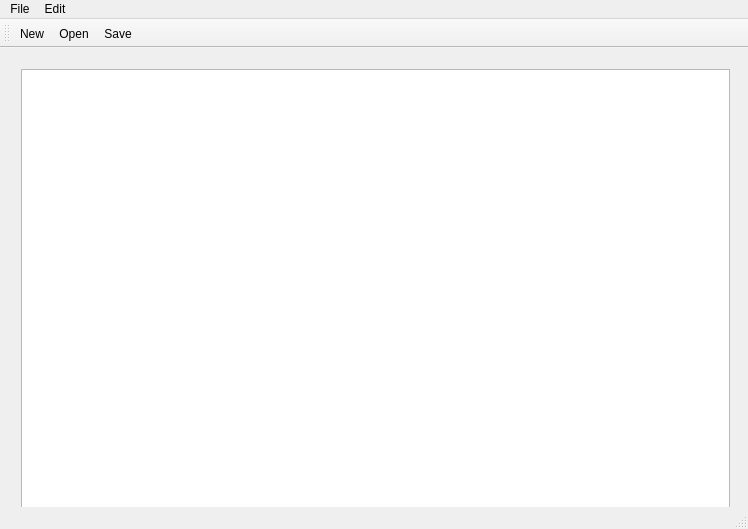
<?xml version="1.0" encoding="UTF-8"?>
<ui version="4.0">
 <class>MainWindow</class>
 <widget class="QMainWindow" name="MainWindow">
  <property name="geometry">
   <rect>
    <x>0</x>
    <y>0</y>
    <width>748</width>
    <height>529</height>
   </rect>
  </property>
  <property name="windowTitle">
   <string>MainWindow</string>
  </property>
  <widget class="QWidget" name="centralWidget">
   <widget class="QWidget" name="verticalLayoutWidget">
    <property name="geometry">
     <rect>
      <x>10</x>
      <y>10</y>
      <width>731</width>
      <height>461</height>
     </rect>
    </property>
    <layout class="QVBoxLayout" name="verticalLayout">
     <item>
      <widget class="QTextEdit" name="textEdit"/>
     </item>
    </layout>
   </widget>
  </widget>
  <widget class="QMenuBar" name="menuBar">
   <property name="geometry">
    <rect>
     <x>0</x>
     <y>0</y>
     <width>748</width>
     <height>20</height>
    </rect>
   </property>
   <widget class="QMenu" name="menuFile">
    <property name="title">
     <string>File</string>
    </property>
    <addaction name="actionNew"/>
    <addaction name="actionOpen"/>
    <addaction name="actionSave"/>
    <addaction name="actionPrint"/>
    <addaction name="actionExit"/>
   </widget>
   <widget class="QMenu" name="menuEdit">
    <property name="title">
     <string>Edit</string>
    </property>
    <addaction name="actionCopy"/>
    <addaction name="actionPaste"/>
    <addaction name="actionCut"/>
    <addaction name="actionUndo"/>
    <addaction name="actionRedo"/>
   </widget>
   <addaction name="menuFile"/>
   <addaction name="menuEdit"/>
  </widget>
  <widget class="QToolBar" name="mainToolBar">
   <attribute name="toolBarArea">
    <enum>TopToolBarArea</enum>
   </attribute>
   <attribute name="toolBarBreak">
    <bool>false</bool>
   </attribute>
   <addaction name="actionNew"/>
   <addaction name="actionOpen"/>
   <addaction name="actionSave"/>
  </widget>
  <widget class="QStatusBar" name="statusBar"/>
  <action name="actionNew">
   <property name="icon">
    <iconset resource="resources.qrc">
     <normaloff>:/images/Icons/New.bmp</normaloff>:/images/Icons/New.bmp</iconset>
   </property>
   <property name="text">
    <string>New</string>
   </property>
  </action>
  <action name="actionOpen">
   <property name="icon">
    <iconset resource="resources.qrc">
     <normaloff>:/images/Icons/Open.bmp</normaloff>:/images/Icons/Open.bmp</iconset>
   </property>
   <property name="text">
    <string>Open</string>
   </property>
  </action>
  <action name="actionSave">
   <property name="icon">
    <iconset resource="resources.qrc">
     <normaloff>:/images/Icons/Save.bmp</normaloff>:/images/Icons/Save.bmp</iconset>
   </property>
   <property name="text">
    <string>Save</string>
   </property>
  </action>
  <action name="actionPrint">
   <property name="text">
    <string>Print</string>
   </property>
  </action>
  <action name="actionExit">
   <property name="text">
    <string>Exit</string>
   </property>
  </action>
  <action name="actionCopy">
   <property name="icon">
    <iconset resource="resources.qrc">
     <normaloff>:/images/Icons/Copy.bmp</normaloff>:/images/Icons/Copy.bmp</iconset>
   </property>
   <property name="text">
    <string>Copy</string>
   </property>
  </action>
  <action name="actionPaste">
   <property name="icon">
    <iconset resource="resources.qrc">
     <normaloff>:/images/Icons/Paste.bmp</normaloff>:/images/Icons/Paste.bmp</iconset>
   </property>
   <property name="text">
    <string>Paste</string>
   </property>
  </action>
  <action name="actionCut">
   <property name="icon">
    <iconset resource="resources.qrc">
     <normaloff>:/images/Icons/Cut.bmp</normaloff>:/images/Icons/Cut.bmp</iconset>
   </property>
   <property name="text">
    <string>Cut</string>
   </property>
  </action>
  <action name="actionUndo">
   <property name="text">
    <string>Undo</string>
   </property>
  </action>
  <action name="actionRedo">
   <property name="text">
    <string>Redo</string>
   </property>
  </action>
 </widget>
 <layoutdefault spacing="6" margin="11"/>
 <resources>
  <include location="resources.qrc"/>
 </resources>
 <connections/>
</ui>
